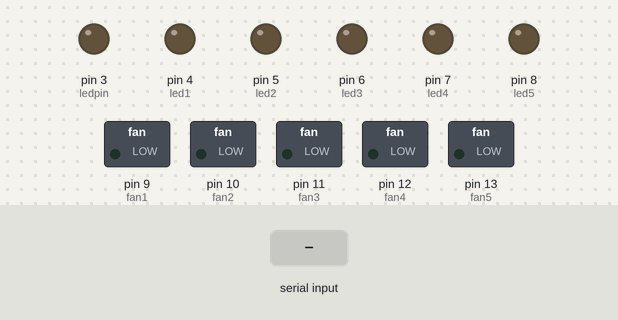
Simulated run of this sketch. Board: Arduino Uno, built with avr-gcc and run on an emulated ATmega328P. Parts: switched loads named in the sketch (green lamp = pin HIGH), output pins drawn as LEDs (lit = HIGH). The test bench sets the inputs (shaded band).

Above: at 2.4 s.
2.5 s: "A" received over Serial
At 3.2 s:
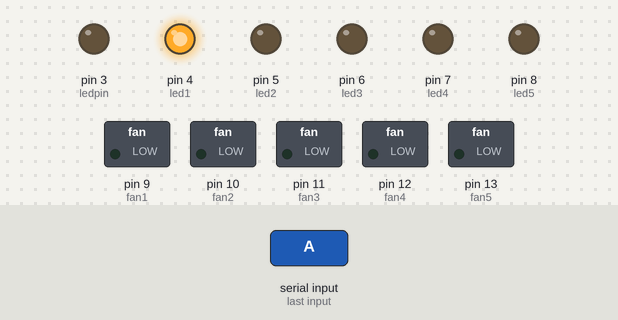
4.0 s: byte 70 ('F') received over Serial
At 4.4 s:
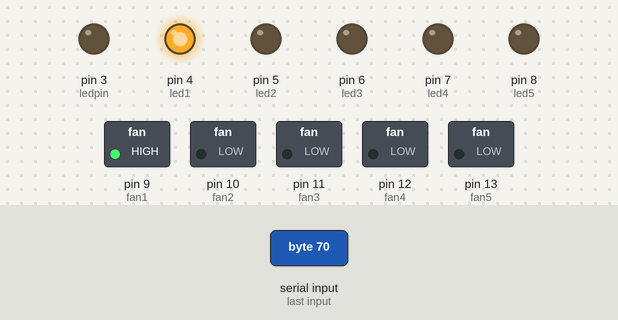
5.5 s: byte 71 ('G') received over Serial
At 6.7 s:
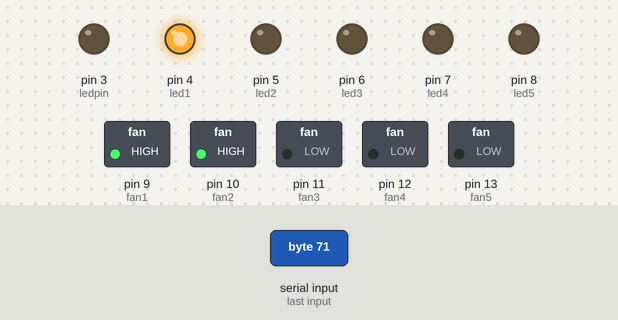
7.0 s: byte 102 ('f') received over Serial
At 7.9 s:
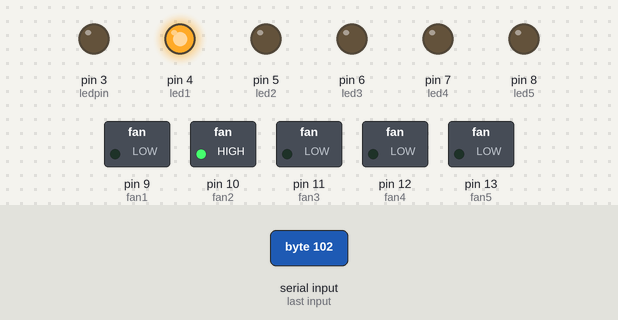
8.5 s: byte 72 ('H') received over Serial
At 9.0 s:
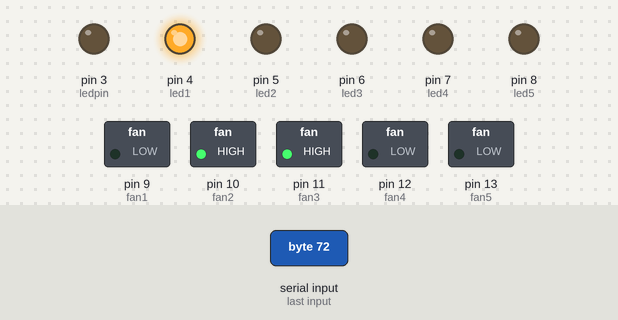
10.0 s: byte 103 ('g') received over Serial
At 11.3 s:
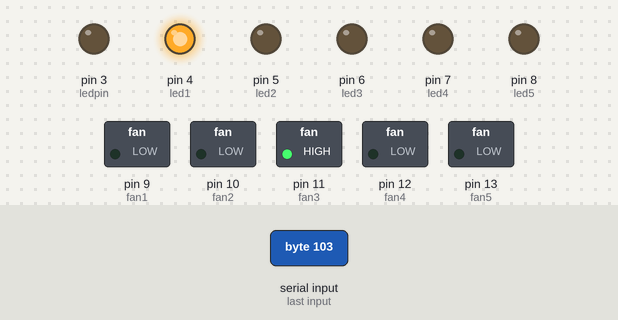
Timing chart, 0 to 12.5 s (numbered marks = the images above; inputs shaded):
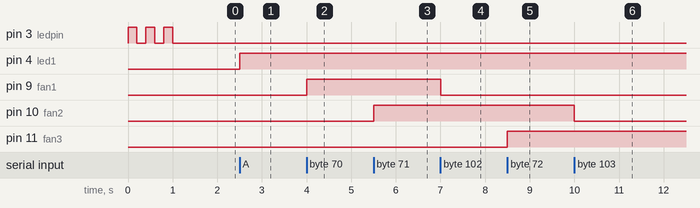

The sketch:

Bluetooth_Control.ino
```cpp
#define ledpin 3
#define led1 4
#define led2 5
#define led3 6
#define led4 7
#define led5 8
#define fan1 9
#define fan2 10
#define fan3 11
#define fan4 12
#define fan5 13
struct Bluetooth_Control
{
    byte devices[10] = {
        led1,
        led2,
        led3,
        led4,
        led5,
        fan1,
        fan2,
        fan3,
        fan4,
        fan5
    };
    void initializeDevice()
    {
        for(byte i = 0; i < 10; ++i)
        {
            pinMode(devices[i], 1);
            digitalWrite(devices[i], 0);
        }
        pinMode(ledpin, 1);
        for(byte i = 0; i < 3; ++i)
        {
            digitalWrite(ledpin, 1);
            delay(200);
            digitalWrite(ledpin, 0);
            delay(200);
        }
        Serial.begin(9600);
    }
    void runLoop()
    {
        if(Serial.available())
        {
            char data = Serial.read();
            if(data == 'A')
            {
                digitalWrite(led1, 1);
            }
            else if(data == 'a')
            {
                digitalWrite(led1, 0);
            }
            else if(data == 'B')
            {
                digitalWrite(led2, 1);
            }
            else if(data == 'b')
            {
                digitalWrite(led2, 0);
            }
            else if(data == 'C')
            {
                digitalWrite(led3, 1);
            }
            else if(data == 'c')
            {
                digitalWrite(led3, 0);
            }
            else if(data == 'D')
            {
                digitalWrite(led4, 1);
            }
            else if(data == 'd')
            {
                digitalWrite(led4, 0);
            }
            else if(data == 'E')
            {
                digitalWrite(led5, 1);
            }
            else if(data == 'e')
            {
                digitalWrite(led5, 0);
            }
            else if(data == 'F')
            {
                digitalWrite(fan1, 1);
            }
            else if(data == 'f')
            {
                digitalWrite(fan1, 0);
            }
            else if(data == 'G')
            {
                digitalWrite(fan2, 1);
            }
            else if(data == 'g')
            {
                digitalWrite(fan2, 0);
            }
            else if(data == 'H')
            {
                digitalWrite(fan3, 1);
            }
            else if(data == 'h')
            {
                digitalWrite(fan3, 0);
            }
            else if(data == 'I')
            {
                digitalWrite(fan4, 1);
            }
            else if(data == 'i')
            {
                digitalWrite(fan4, 0);
            }
            else if(data == 'J')
            {
                digitalWrite(fan5, 1);
            }
            else if(data == 'j')
            {
                digitalWrite(fan5, 0);
            }
            else {
                Serial.flush();
            }

        }
    }
};
Bluetooth_Control bControl;

void setup()
{
    bControl.initializeDevice();

}

void loop()
{
    bControl.runLoop();
}
```

Measured:
- after the input at 2.5 s, pin 4 (led1): LOW → HIGH at once
- after the input at 4.0 s, pin 9 (fan1): LOW → HIGH at once
- after the input at 5.5 s, pin 10 (fan2): LOW → HIGH at once
- after the input at 7.0 s, pin 9 (fan1): HIGH → LOW at once
- after the input at 8.5 s, pin 11 (fan3): LOW → HIGH at once
- after the input at 10.0 s, pin 10 (fan2): HIGH → LOW at once
